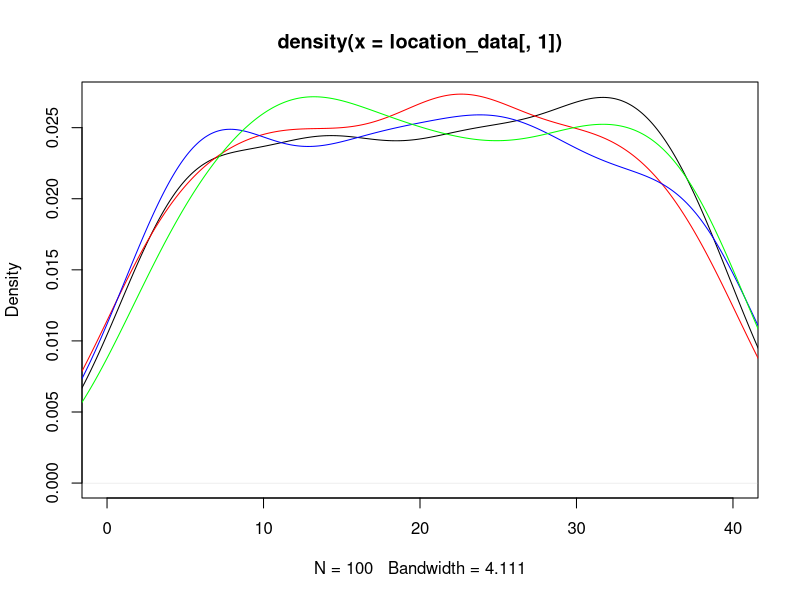
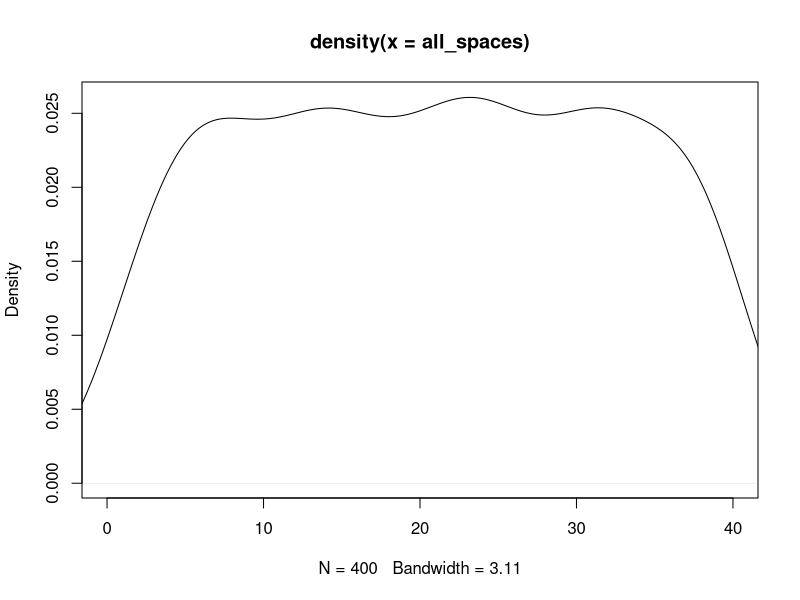
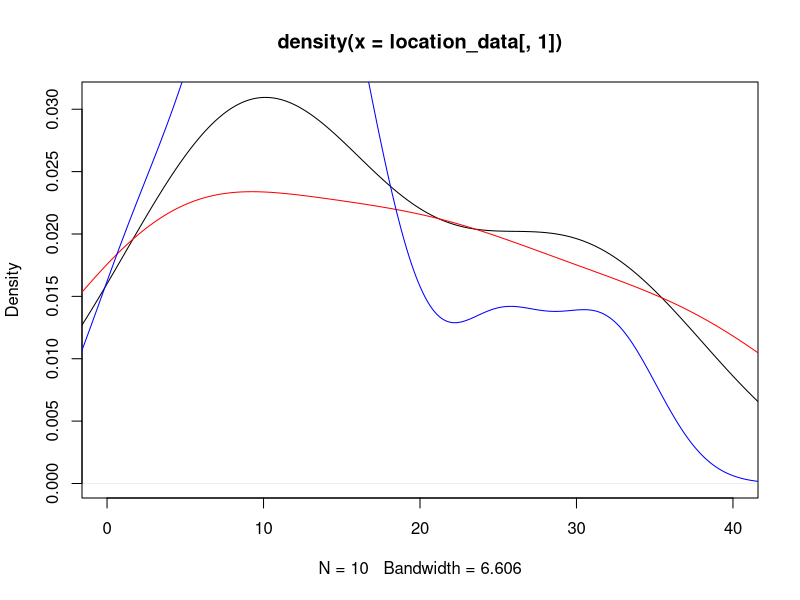
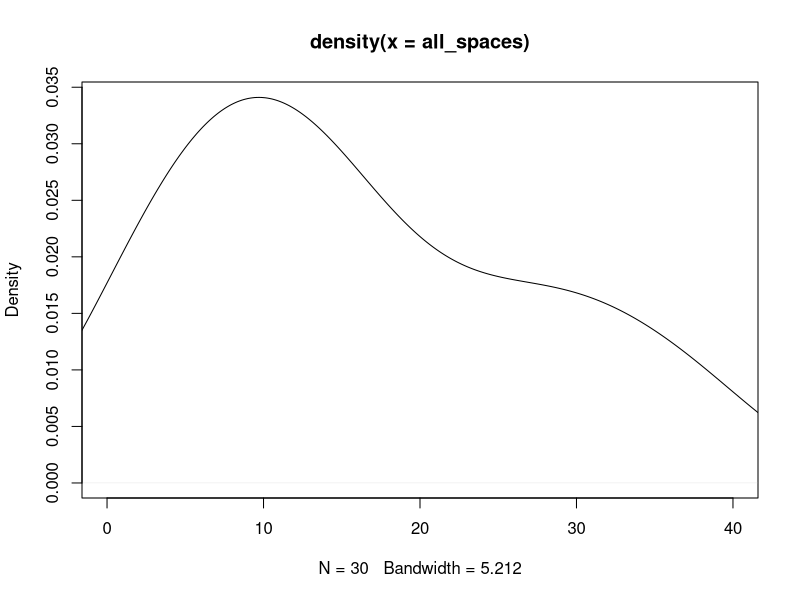

Generate these figures, in order, with R: (Note: this script raises an error after producing the figures.)
## ---- chunk 1
knitr::opts_chunk$set(echo = TRUE)
## ---- chunk 2
#libraries
library(dplyr)
library(ggplot2)
## ---- chunk 3
#Kayleigh
##LET'S GET MOVING

monopolyBoard <- read.csv("MonopolyBoard.csv", header = T)
monopolyBoard

# Using dice rolls to determine where a player will land on the board
#input: "location"; a number 1-40; where the player is on the board
#output: the amount of spaces the player will move until they are on their new location

#note that this is only accounting for standard dice rolls, no special rules yet...

lets_move = function(location) {
  dice_roll_1 <- sample(1:6, 1, replace = TRUE)
  dice_roll_2 <- sample(1:6, 1, replace = TRUE)
  
  roll_total <- sum(dice_roll_1, dice_roll_2)
  roll_double <- dice_roll_1 == dice_roll_2
  
    location = location + roll_total
    
  if (location <= 40) {
    location = location
  } else {
    location = location - 40
  }
  
  space = monopolyBoard$name[monopolyBoard$spaces == location]
  
  print("You're moving forward...")
  print(roll_total)
  
  print("You're on space...")
  print(location)
  
  #print(space) #This prints out the name of the space that they land on. 
}

#testers
lets_move(1)
lets_move(25)
lets_move(38)
lets_move(40)



#A function to move players around the board and to play Monopoly!
#input: "turns"; the amount of turns we should take
#output: a player's new location on the board

lets_play = function(turns) {
  location = 1
  print("Starting Location: GO!")
  for (i in 1:turns) {
    location = lets_move(location)
  }
  print("You've landed on...")
  return(location)
}



lets_play(10) #tester #in this example if you look at a reference monopoly board and "walk" your way around the board with each move being the number in each output, you'll land on the space on the board corresponding to the final output (when counting "GO" as 1 and/or 40) 

#testers 
#"lets_move" and "lets_play" have both been edited to print out phrases for each roll and move to make it easier to determine how the player is moving. 
#"You're moving forward..." gives the player's roll
#"You're on space..." is the players position after 1 turn/"lets_move"
  # Later try to switch this print statement to the name of the spot that the player is on 
#"You've landed on..." gives the final location after running "lets_play" for "x" turns.
  # Later try to switch this print statement to the name of the spot that the player is on 

lets_play(3)
lets_play(10)

## ---- chunk 4
##DOUBLE DOWN

##WORK IN PROGRESS

#A function using dice rolls to determine how many spaces a player will move with the additional rules for "doubles" in Monopoly
#input: "location"; a number 1-40 where the player is on the board
#outut: the number of spaces the player will move on the board, with the special case of rolling three "doubles" and landing in jail
double_down = function(location) {
  dice_roll_1 <- sample(1:6, 1, replace = TRUE)
  dice_roll_2 <- sample(1:6, 1, replace = TRUE)
  
  roll_total <- sum(dice_roll_1, dice_roll_2)
  roll_double <- dice_roll_1 == dice_roll_2
  
  print("roll was")
  print(roll_total)
    
  if (roll_double) {
    
    dice_roll_3 <- sample(1:6, 1, replace = TRUE)
    dice_roll_4 <- sample(1:6, 1, replace = TRUE)
    
    roll_total_2 <- sum(dice_roll_3, dice_roll_4)
    roll_double_2 <- dice_roll_3 == dice_roll_4
    
    print("roll double was")
    print(roll_total_2)

    
    if (roll_double_2) {
      dice_roll_5 <- sample(1:6, 1, replace = TRUE)
      dice_roll_6 <- sample(1:6, 1, replace = TRUE)
      
      roll_total_3 <- sum(dice_roll_5, dice_roll_6)
      roll_double_3 <- dice_roll_5 == dice_roll_6
      
      print("roll double was")
      print(roll_total_3)
      
      if (roll_double_3) {
        location = 11 #Jail
        print("doubles, doubles, doubles")
        print("You're going to JAIL!")
        
      } else {
        location = location + roll_total + roll_total_2 + roll_total_3
        print("doubles, doubles, not doubles")
        print("You're moving forward...")
        print(roll_total + roll_total_2 + roll_total_3)
      }
    } else {
      location = location + roll_total + roll_total_2
      print("doubles, not doubles")
      print("You're moving forward...")
      print(roll_total+roll_total_2)
    }
  } else {
    location = location + roll_total
    print("no doubles")
    print("You're moving forward...")
    print(roll_total)
  }

    
  if (location <= 40) {
    location = location
  } else {
    location = location - 40
  }

  
  print("You're on space...")
  print(location)
}

double_down(1)
#text out in the function is kinda funky right but it's just to make sure its working right
#In final version switch all dice rolls to sample(1:6,...)

## ---- chunk 5
##CHANCE AND COMMUNITY CHEST CARDS
Card_Numbers <- c(1, 2, 3, 4, 5, 6, 7, 8, 9, 10, 11, 12, 13, 14, 15, 16)

Chance_Cards <- c("Advance to Boardwalk", "Advance to Go (Collect $200)", "Advance to Illinois Avenue. If you pass Go, collect $200", "Advance to St. Charles Place. If you pass Go, collect $200", "Advance to the nearest Railroad. If unowned, you may buy it from the Bank. If owned, pay owner twice the rental to which they are otherwise entitled", "Advance to the nearest Railroad. If unowned, you may buy it from the Bank. If owned, pay owner twice the rental to which they are otherwise entitled", "Advance token to nearest Utility. If unowned, you may buy it from the Bank. If owned, throw dice and pay owner a total ten times amount thrown", "Bank pays you dividend of $50", "Get Out of Jail Free", "Go Back 3 Spaces", "Go to Jail. Go directly to Jail, do not pass Go, do not collect $200", "Make general repairs on all your property. For each house pay $25. For each hotel pay $100", "Speeding fine $15", "Take a trip to Reading Railroad. If you pass Go, collect $200", "You have been elected Chairman of the Board. Pay each player $50", "Your building loan matures. Collect $150")

Chance <- data.frame(Chance_Cards, Card_Numbers)
Chance
##Chance cards to move a player to a new space:
  #1 -> Advance to Boardwalk (space 40)
  #2 -> Advance to Go (space 1)
  #3 -> Advance to Illinois Avenue (space 25)
  #4 -> Advance to St. Charles Place (space 12)
  #5 -> Advance to nearest Railroad (space(s) 6, 16, 26, 36)
  #6 -> Advance to nearest Railraod (space(s) 6, 16, 26, 36)
  #7 -> Advance to nearest Utility (space(s) 13, 29)
  #11 -> Go to Jail (space 11)
  #14 -> Take a trip to Reading Railroad (space 6)

Community_Chest_Cards <- c("Advance to Go (Collect $200)", "Bank error in your favor. Collect $200", "Doctor’s fee. Pay $50", "From sale of stock you get $50", "Get Out of Jail Free", "Go to Jail. Go directly to jail, do not pass Go, do not collect $200", "Holiday fund matures. Receive $100", "Income tax refund. Collect $20", "It is your birthday. Collect $10 from every player", "Life insurance matures. Collect $100", "Pay hospital fees of $100", "Pay school fees of $50", "Receive $25 consultancy fee", "You are assessed for street repair. $40 per house. $115 per hotel", "You have won second prize in a beauty contest. Collect $10", "You inherit $100")

Community_Chest <- data.frame(Community_Chest_Cards, Card_Numbers)
Community_Chest

##Community Chest Cards that move a player to a new space:
  #1 -> Advance to GO (space 1)
  #5 -> Go to Jail (space 11)

## ---- chunk 6
# heidi

#the function "who_goes_first" simulates the initial roll before the game begins in order to determine which player goes first
# input is a number of how many players are going to be playing
# output is the value of each players roll and the player that will start the game based on who had the highest roll
who_goes_first <- function(num_players){
  initial_rolls <- c()
  for (i in 1:num_players) {
    player_i_roll <- sum(sample(1:6, 2, replace=TRUE))
    initial_rolls <- c(initial_rolls, player_i_roll) # vector of every player's roll
    print(paste("Player", i, "rolled", player_i_roll))
  }
  cat("\n")
  if(sum(initial_rolls == max(initial_rolls)) >= 2){
    while (sum(initial_rolls == max(initial_rolls)) >= 2) { # if players tied for highest number
      tied_players <- which(initial_rolls==max(initial_rolls)) # identify which players tied
      print("It's a tie! Roll again")
      cat("\n")
      tie_breaker_rolls <- c()
      for (i in tied_players) { # tied players roll again
       player_i_roll2 <- sum(sample(1:6, 2, replace=TRUE))
       tie_breaker_rolls <- c(tie_breaker_rolls, player_i_roll2)
       print(paste("Player", i, "rolled", player_i_roll2))
      }
      initial_rolls <- tie_breaker_rolls
      highest_roll <- max(tie_breaker_rolls)
      highest_player2 <- tied_players[which(tie_breaker_rolls == highest_roll)]
    }
    cat("\n")
    print(paste("Player", highest_player2, "goes first!"))
  }
  else {
    highest_player <- which.max(initial_rolls) # who rolled the highest number
    print(paste("Player", highest_player, "goes first!"))
  }
}

who_goes_first(4) # test function

## ---- chunk 7
# Olivia
# Website for data: https://stat-jet-asu.github.io/Datasets/InstructorDescriptions/monopoly.html

monopolyBoard <- read.csv("MonopolyBoard.csv", header = T)
head(monopolyBoard)

# This section is for question number 2

# Kayleigh's lets_play function from above incorporating players and density plots
# uses lets_move function from above
# input: turns, # of turns to iterate through; players, number of players (2-4)
# output: density plot with a line for each player's frequency of spaces landed on 
# & density plot for the combined frequency of spaces landed on for all players

lets_play = function(turns, players) {
  location_data <- as.data.frame(matrix(nrow = turns, ncol = players))
  
for (j in 1:players) {
  location = 1
  
  for (i in 1:turns) {
    
    location = lets_move(location)
    location_data[i,j] <- location
    }
  }
  
  # creates density plot of frequency of landing on each space for each player
  plot(density(location_data[,1]), xlim = c(0,40), col = "black")
  
  colors <- c("red", "blue", "green")
  
  for (k in 2:players) {
  lines(density(location_data[,k]), col = colors[k-1]) # adds a density line for each player after the first
  }
  
  # creates density plot for total frequency landing on each space (all players spaces included)
  all_spaces <- as.vector(as.matrix(location_data))
  plot(density(all_spaces), xlim = c(0,40), col = "black")
}
lets_play(100, 4)

## ---- chunk 8
who_goes_first2 <- function(num_players){
  initial_rolls <- c()
  for (i in 1:num_players) {
    player_i_roll <- sum(sample(1:6, 2, replace=TRUE))
    initial_rolls <- c(initial_rolls, player_i_roll) # vector of every player's roll
#    print(paste("Player", i, "rolled", player_i_roll))
  }
  cat("\n")
  if(sum(initial_rolls == max(initial_rolls)) >= 2){
    while (sum(initial_rolls == max(initial_rolls)) >= 2) { # if players tied for highest number
      tied_players <- which(initial_rolls==max(initial_rolls)) # identify which players tied
#      print("It's a tie! Roll again")
#      cat("\n")
      tie_breaker_rolls <- c()
      for (i in tied_players) { # tied players roll again
       player_i_roll2 <- sum(sample(1:6, 2, replace=TRUE))
       tie_breaker_rolls <- c(tie_breaker_rolls, player_i_roll2)
#       print(paste("Player", i, "rolled", player_i_roll2))
      }
      initial_rolls <- tie_breaker_rolls
      highest_roll <- max(tie_breaker_rolls)
      highest_player2 <- tied_players[which(tie_breaker_rolls == highest_roll)]
    }
#    cat("\n")
#    print(paste("Player", highest_player2, "goes first!"))
  }
  else {
    highest_player <- which.max(initial_rolls) # who rolled the highest number
#    print(paste("Player", highest_player, "goes first!"))
#    return(highest_player)
  
    
  # creating player order
  player_order <- length(num_players)
  player_order[1] <- as.integer(highest_player)

 for (j in 2:num_players) {
    
  player_order[j] <- as.integer(player_order[j-1] + 1)
  if (player_order[j] > num_players) {
    player_order[j] <- 1
  }
 }
  print(player_order)
  }
  
  playerlist <- (list(highest_player, player_order))
  return(playerlist)
}

#who_goes_first2(4)

## ---- chunk 9
# Question number 3 -- including jail and double rolls

lets_move2 = function(location) {
  dice_roll_1 <- sample(1:6, 1, replace = TRUE)
  dice_roll_2 <- sample(1:6, 1, replace = TRUE)
  
  roll_total <- sum(dice_roll_1, dice_roll_2)
  roll_double <- dice_roll_1 == dice_roll_2
  
    location = location + roll_total # updates location to be previous location + roll total
    double3 = "false" # double3 is assigned "true" if the player double rolls 3x (as seen in if statement below), otherwise it is assigned "false" 
    
  # first double roll -> roll again
  if (roll_double == TRUE) {
    dice_roll_3 <- sample(1:6, 1, replace = TRUE)
    dice_roll_4 <- sample(1:6, 1, replace = TRUE)
    
    roll_total2 <- sum(dice_roll_3, dice_roll_4)
    roll_double2 <- dice_roll_3 == dice_roll_4
    
    location = location + roll_total2
    double3 = "false"
    
    # if player is at a location past 40, subtract 40 so they go back to the GO space at location "41"
    # this is included in each if statement below so that it applies if player has to roll again
    if (location <= 40) {
      location = location
    } else {
      location = location - 40
    }
     
      # second double roll -> roll again
      if (roll_double2 == TRUE) {
        dice_roll_5 <- sample(1:6, 1, replace = TRUE)
        dice_roll_6 <- sample(1:6, 1, replace = TRUE)
    
        roll_total3 <- sum(dice_roll_5, dice_roll_6)
        roll_double3 <- dice_roll_5 == dice_roll_6
    
        location = location + roll_total3
        double3 = "false"
        
        if (location <= 40) {
          location = location
        } else {
          location = location - 40
        }
        
        # third double roll -> go to jail
          if (roll_double3 == TRUE) {
            location = monopolyBoard$spaces[monopolyBoard$name == "Jail"]
            double3 = "true"
          }
      }
  }  
    
  if (location <= 40) {
    location = location
  } else {
    location = location - 40
  }
  
  listdata <- (list(location, double3)) # creates list for outputs "location" and "double3"
  # if you need to access location from this function, use lets_move2(location)[[1]]
  # if you need to access double3, use lets_move2(double3)[[2]]
  return(listdata)
  
}


# lets_play2 is currently set up to have each player go thru all their turns and then move onto the next player
# probably need to fix this for question 5

## ---- chunk 10

lets_play2 = function(turns, players) {
  
  
  location_data <- as.data.frame(matrix(nrow = turns, ncol = players)) # dataframe will keep data for locations of players for each turn
  double3data <- as.data.frame(matrix(nrow = turns, ncol = players)) # dataframe will say "true" if player double rolled 3x (which lands them in jail) and "false" if they didn't double roll 3x
  
    # puts players in order
    colnames(location_data) <- who_goes_first2(players)[[2]]
  
    location = 1 # each player starts at location 1
    location_data[1,] <- location
    double3 = 0 # initializing "double3" which will be later assigned a "true" or "false" based on if player double rolled 3x
  
    for (i in 2:turns) { # iterates through number of turns
      
        for (j in 1:players) { # rotates through each player
          
        location = lets_move2(location_data[i-1,j])[[1]] # takes location from lets_move2 function and assigns it to location
        location_data[i,j] <- as.integer(location) # puts location value into the dataframe of locations for each player
        double3data[i,j] <- lets_move2(double3)[[2]] # takes "true" or "false" value from double3 and adds it to double3data dataframe
        
      # deals with landing in jail from "go to jail" space and staying there for next 3 turns
      if (31 %in% location_data[i-1,j]) { # if you landed on 31 in the last turn (i-1 turn), you go to jail (space 11) for the ith turn
        location <- 11
        location_data[i,j] <- as.integer(location) # new location is 11
      } else if (11 %in% location_data[i-1,j] & 31 %in% location_data[i-2,j]) { # if you were on space 11 last turn AND you were on space 31 2 turns ago, you stay in jail (space 11) for turn i
        location <- 11
        location_data[i,j] <- as.integer(location)  
      } else if (11 %in% location_data[i-2,j] & 31 %in% location_data[i-3,j]) {
        location <- 11
        location_data[i,j] <- as.integer(location)
      }
        
      # landing in jail from 3x double roll and staying there for next 3 turns
      if (11 %in% location_data[i,j] & "true" %in% double3data[i-1,j]) { # if player's location is 11 (jail) and double3data is"true" (player double rolled 3x), player stays in jail. all 3 if/else if statements keep player in jail for the next 3 turns
        location <- 11
        location_data[i,j] <- as.integer(location)
      } else if (11 %in% location_data[i-1,j] & "true" %in% double3data[i-2,j]) { # 
        location <- 11
        location_data[i,j] <- as.integer(location)
      } else if (11 %in% location_data[i-2,j] & "true" %in% double3data[i-3,j]) {
        location <- 11
        location_data[i,j] <- as.integer(location)
      }
        
    }
  }
  print(location_data)
  
  # creates density plot of frequency of landing on each space for each player
  plot(density(location_data[,1]), xlim = c(0,40), col = "black")
  
  colors <- c("red", "blue", "green")
  
  for (k in 2:players) {
    lines(density(location_data[,k]), col = colors[k-1]) # adds a density line for each player after the first
  }
  
  # creates density plot for total frequency landing on each space (all players spaces included)
  all_spaces <- as.vector(as.matrix(location_data))
  plot(density(all_spaces), xlim = c(0,40), col = "black")
  
}
 
lets_play2(10, 3)

location_data

# how should we go about recording spaces landed on when double rolls occur?

## ---- chunk 11

# Figure out how to have players pay and recieve money from landing on chance and community chest spaces


## ---- chunk 12
#4 - Kayleigh and Maddie 
#Chance - spaces 8, 23, 37
#Community Chest - spaces 3, 18, 34
Chance

Drawing_Chance = function(location) {
  location = location
  draw_card <- sample(1:16, 1, replace = TRUE)
  player_card <- Chance$Chance_Cards[draw_card]
  print(player_card)

  
      if(draw_card == 1) {
        location = 1
      }
      
      if(draw_card == 2) {
        location = 1
      }
      
      if(draw_card == 3) {
        location = 25
      }
  
      if(draw_card == 4){
        location = 12
      }
    
      if(draw_card == 5){
        if(location >= 37 && location <= 5){
              location = 6
            } else {
              if (location >= 6 && location <= 15){
                location = 16
              } else {
                if(location >= 16 && location <= 25){
                  location = 26
                } else {
                  location = 36
                }
              }
            }
    }
  
    if(draw_card == 6){
        if(location >= 37 && location <= 5){
              location = 6
            } else {
              if (location >= 6 && location <= 15){
                location = 16
              } else {
                if(location >= 16 && location <= 25){
                  location = 26
                } else {
                  location = 36
                }
              }
            }
    }
  
    if(draw_card == 7){
        if(location >= 29 && location <= 12){
              location = 13
            } else {
              location = 29
    }
  }
  
    if(draw_card == 11) {
      location = 11
    }
  
    if(draw_card == 14) {
      location = 6
    }
  
    if(draw_card == 10) {
      location = location - 3
    }
  
    location = location
    return(location)
}

Drawing_Chance(8)
Drawing_Chance(23)
Drawing_Chance(37)

Drawing_Community_Chest = function(location) {
  location = location
  draw_card_chest <- sample(1:16, 1, replace = TRUE)
  player_card_chest <- Community_Chest$Community_Chest_Cards[draw_card_chest]
  print(player_card_chest)
  print(location)
  
  if (draw_card_chest == 1) {
    location = 1
  } else {
    if (draw_card_chest == 6) {
    location = 11
    } else {
      location = location
    }
  
  }
  
  location = location 
  return(location)
}

Drawing_Community_Chest(3)
Drawing_Community_Chest(18)
Drawing_Community_Chest(34)

lets_move3 = function(location) {
  dice_roll_1 <- sample(1:6, 1, replace = TRUE)
  dice_roll_2 <- sample(1:6, 1, replace = TRUE)
  
  roll_total <- sum(dice_roll_1, dice_roll_2)
  roll_double <- dice_roll_1 == dice_roll_2
  
    location = location + roll_total
    double3 = "false"
  
  print("your roll total is...")
  print(roll_total)

  if (location <= 40) {
      location = location
  } else {
      location = location - 40
  }
   
  print("your location is...")
  print(location)
  
  if(location == 8 || location == 23 || location == 27) {
    location = Drawing_Chance(location)
    print("your location is...")
    print(location)
  }
  
  if(location == 3 || location == 18 || location == 34) {
    location = Drawing_Community_Chest(location)
    print("your location is...")
    print(location)
  }
    
  # first double roll -> roll again
  if (roll_double == TRUE) {
    dice_roll_3 <- sample(1:6, 1, replace = TRUE)
    dice_roll_4 <- sample(1:6, 1, replace = TRUE)
    
    roll_total2 <- sum(dice_roll_3, dice_roll_4)
    roll_double2 <- dice_roll_3 == dice_roll_4
    
    location = location + roll_total2
    double3 = "false"
    print("1 double")
    
    if (location <= 40) {
      location = location
    } else {
      location = location - 40
    }
    
    
    if(location == 8 || location == 23 || location == 27) {
    location = Drawing_Chance(location)
    }
  
  if(location == 3 || location == 18 || location == 34) {
    location = Drawing_Community_Chest(location)
    }
     
      # second double roll -> roll again
      if (roll_double2 == TRUE) {
        dice_roll_5 <- sample(1:6, 1, replace = TRUE)
        dice_roll_6 <- sample(1:6, 1, replace = TRUE)
    
        roll_total3 <- sum(dice_roll_5, dice_roll_6)
        roll_double3 <- dice_roll_5 == dice_roll_6
    
        location = location + roll_total3
        double3 = "false"
        print("2 doubles")
        
        if (location <= 40) {
          location = location
        } else {
          location = location - 40
        }
        
        if(location == 8 || location == 23 || location == 27) {
          location = Drawing_Chance(location)
        }
  
        if(location == 3 || location == 18 || location == 34) {
          location = Drawing_Community_Chest(location)
         
        }
        
        # third double roll -> go to jail
          if (roll_double3 == TRUE) {
            location = monopolyBoard$spaces[monopolyBoard$name == "Jail"]
            double3 = "true"
            print("three doubles")
          }
      }
  }  
   
  location = location 
  
  print("your location is...")
  print(location)
  listdata <- (list(location, double3))
  return(listdata)
  
}

lets_move3(1)

lets_play3 = function(turns, players) {
  
  location_data <- as.data.frame(matrix(nrow = turns, ncol = players))
  double3data <- as.data.frame(matrix(nrow = turns, ncol = players))
  
  for (j in 1:players) {
    location = 1
    double3 = 0
  
    for (i in 1:turns) {
      
        location = lets_move2(location)[[1]]
        location_data[i,j] <- as.integer(location)
        double3data[i,j] <- lets_move3(double3)[[2]]
        
      # deals with landing in jail from "go to jail" space and staying there for next 3 turns
      if (31 %in% location_data[i-1,j]) { # if you land on 31 (go to jail), next location is in jail (space 11)
        location <- 11
        location_data[i,j] <- as.integer(location)
      } else if (11 %in% location_data[i-1,j] & 31 %in% location_data[i-2,j]) {
        location <- 11
        location_data[i,j] <- as.integer(location)
      } else if (11 %in% location_data[i-2,j] & 31 %in% location_data[i-3,j]) {
        location <- 11
        location_data[i,j] <- as.integer(location)
      }
        
      # landing in jail from 3x double roll and staying there for next 3 turns
      if (11 %in% location_data[i,j] & "true" %in% double3data[i-1,j]) { # "true" means player double rolled 3x -> jail
        location <- 11
        location_data[i,j] <- as.integer(location)
      } else if (11 %in% location_data[i-1,j] & "true" %in% double3data[i-2,j]) { # 
        location <- 11
        location_data[i,j] <- as.integer(location)
      } else if (11 %in% location_data[i-2,j] & "true" %in% double3data[i-3,j]) {
        location <- 11
        location_data[i,j] <- as.integer(location)
      }
        
    }
  }
  #print(location_data)
  
  # creates density plot of frequency of landing on each space for each player
  plot(density(location_data[,1]), xlim = c(0,40), col = "black")
  plot(location_data[,1], xlim= c(0,40), col="black", type="h", xlab="Spaces", ylab="Frequency", main="Frequency of Landing on Each Space for Each Player")
  
  colors <- c("red", "blue", "green")
  
  for (k in 2:players) {
    lines(density(location_data[,k]), col = colors[k-1]) # adds a density line for each player after the first
  }
  
  # creates density plot for total frequency landing on each space (all players spaces included)
  all_spaces <- as.vector(as.matrix(location_data))
  plot(density(all_spaces), xlim = c(0,40), col = "black")
  
}
## ---- chunk 13

#use lets_move2 for freq plot

 
## ---- chunk 14
#hello
dice_roll <- sum(sample(1:6, 2, replace = TRUE))
dice_roll

#Need to figure out how to exchange money between players
Chance_Money <- function(Player_Bank){
  Player_Bank = Player_Bank
  draw_card <- sample(1:16, 1, replace = TRUE)
  player_card <- Chance$Chance_Cards[draw_card]
  print(player_card)
  
  if(draw_card == 2){
    Player_Bank = Player_Bank + 200
  }
  #Advance to Illinois Ave. If you pass Go collect $200
  if(draw_card == 3){
    if(location > 25 && location <= 40){
      Player_Bank = Player_Bank + 200
    }else{
      Player_Bank = Player_Bank
    }
  }
  
  #Advance to St. Charles Place. If you pass Go, collect $200
  
  
  if(draw_card == 8){
    Player_Bank = Player_Bank + 50
  }
  
  if(draw_card == 12){
    if(properties == 5){
      Player_Bank = Player_Bank - 125
    }
    if(properties == 6){
      Player_Bank = Player_Bank - 150
    }
  }
  
  if(draw_card == 13){
    Player_Bank = Player_Bank - 15
  }
  
  if(draw_card == 16){
    Player_Bank = Player_Bank + 150
  }
}

#Need to figure out how to exchange money between players
Community_Chest_Money <- function(Player_Bank){
  Player_Bank = Player_Bank
  draw_card <- sample(1:16, 1, replace = TRUE)
  player_card <- Community_Chest$Community_Chest_Cards[draw_card]
  print(player_card)
  
  if(draw_card == 1){
    Player_Bank = Player_Bank + 200
  }
  
  if(draw_card == 2){
    Player_Bank = Player_Bank + 200
  }
  
  if(draw_card == 3){
    Player_Bank = Player_Bank - 50
  }
  
  if(draw_card == 4){
    Player_Bank = Player_Bank + 50
  }
  
  if(draw_card == 7){
    Player_Bank = Player_Bank + 100
  }
  
  if(draw_card == 8){
    Player_Bank = Player_Bank + 20
  }
  
  if(draw_card == 10){
    Player_Bank = Player_Bank + 100
  }
  
  if(draw_card == 11){
    Player_Bank = Player_Bank - 100
  }
  
  if(draw_card == 12){
    Player_Bank = Player_Bank - 50
  }
  
  if(draw_card == 13){
    Player_Bank = Player_Bank + 25
  }
  
  if(draw_card == 15){
    Player_Bank = Player_Bank + 10
  }
  
  if(draw_card == 16){
    Player_Bank = Player_Bank + 100
  }
}

Chance
Community_Chest
## ---- chunk 15
Players <- c("Player 1", "Player 2", "Player 3", "Player 4")
Player_Bank <- c("1250", "1250", "1250", "1250")

The_Players <- data.frame(Players, Player_Bank)
The_Players

monopolyBoard

Property <- c("Mediterranean", "Baltic", "Reading Railroad", "Oriental", "Vermot", "Connecticut", "St. Charles", "Electric Company", "States", "Virginia", "Pennsylvania Railroad", "St. James", "Tennessee", "New York", "Kentucky", "Indiana", "Illinios", "B&O Railroad", "Atlantic", "Ventnor", "Water Works", "Marvin Gardens", "Pacific", "N. Carolina", "Pennsylvania", "Short Line Railroad", "Park Place", "Boardwalk")
Property_Status <- c("Unowned", "Unowned", "Unowned", "Unowned", "Unowned", "Unowned", "Unowned", "Unowned", "Unowned", "Unowned", "Unowned", "Unowned", "Unowned", "Unowned", "Unowned", "Unowned", "Unowned", "Unowned", "Unowned", "Unowned", "Unowned", "Unowned", "Unowned", "Unowned", "Unowned", "Unowned", "Unowned", "Unowned")

The_Properties <- data.frame(Property, Property_Status)
The_Properties

## ---- chunk 16
library(tidyverse)
assigning_properties <- function( ){
  smpl <- sample(1:28, 28, replace = FALSE)
  smpl
  property_order <- data.frame(smpl)
  property_order
}

Owned_Spaces <- sample(1:28, 28, replace = FALSE)
Owned_Spaces
Players <- c("Player 1", "Player 2", "Player 3", "Player 4")
Player_Bank <- c("1250", "1250", "1250", "1250")

The_Players <- data.frame(Players, Player_Bank)
The_Players

The_Players_Owned <- data.frame(Players, Owned_Spaces)
The_Players_Owned <- The_Players_Owned %>% pivot_wider(names_from = Players, values_from = Owned_Spaces)

The_Players_Owned[[1]]
The_Players_Owned[[2]]
The_Players_Owned[[3]]
## ---- chunk 17
Players <- c("Player 1", "Player 2", "Player 3", "Player 4")
Player_Bank <- c(1250, 1250, 1250, 1250)
The_Players <- data.frame(Players, Player_Bank)

Property <- c("Mediterranean", "Baltic", "Reading Railroad", "Oriental", "Vermot", "Connecticut", "St. Charles", "Electric Company", "States", "Virginia", "Pennsylvania Railroad", "St. James", "Tennessee", "New York", "Kentucky", "Indiana", "Illinios", "B&O Railroad", "Atlantic", "Ventnor", "Water Works", "Marvin Gardens", "Pacific", "N. Carolina", "Pennsylvania", "Short Line Railroad", "Park Place", "Boardwalk")
Owned_By_Player <- sample(1:4, 28, replace = TRUE)
Space <- c(2, 4, 6, 7, 9, 10, 12, 13, 14, 15, 16, 17, 19, 20, 22, 24, 25, 26, 27, 28, 29, 30, 32, 33, 35, 36, 38, 40)
Property_Statuses <- data.frame(Property, Space, Owned_By_Player)
Property_Statuses


Updating_Player_Bank <- function(location, j) {
  if(location == 2 || location == 4 || location == 6 || location == 7 || location == 9 || location == 10 || location == 12 || location == 13 || location == 14 || location == 15 || location == 16 || location == 17 || location == 19 || location == 20 || location == 22 || location == 24 || location == 25 || location == 26 || location == 27 || location == 28 || location == 29 || location == 30 || location == 32 || location == 33 || location == 35 || location == 36 || location == 38 || location == 40){
    
    location = location
    spot <- which(Property_Statuses$Space == location)
    cost <- which(monopolyBoard$spaces == location)
    owned_by_player <- Property_Statuses$Owned_By_Player[spot]
    
    The_Players$Player_Bank[owned_by_player] <- The_Players$Player_Bank[owned_by_player] + monopolyBoard$cost[cost]
    
    The_Players$Player_Bank[j] <- The_Players$Player_Bank[j] - monopolyBoard$cost[cost]
    
    The_Players
  }
}

Updating_Player_Bank(2, 3)

lets_move3 = function(location) {
  dice_roll_1 <- sample(1:6, 1, replace = TRUE)
  dice_roll_2 <- sample(1:6, 1, replace = TRUE)
  
  roll_total <- sum(dice_roll_1, dice_roll_2)
  roll_double <- dice_roll_1 == dice_roll_2
  
    location = location + roll_total
    double3 = "false"


  if (location <= 40) {
      location = location
  } else {
      location = location - 40
  }

  if(location == 8 || location == 23 || location == 27) {
    location = Drawing_Chance(location)

  }
  
  if(location == 3 || location == 18 || location == 34) {
    location = Drawing_Community_Chest(location)

  }

Updating_Player_Bank(location, j)

  # first double roll -> roll again
  if (roll_double == TRUE) {
    dice_roll_3 <- sample(1:6, 1, replace = TRUE)
    dice_roll_4 <- sample(1:6, 1, replace = TRUE)
    
    roll_total2 <- sum(dice_roll_3, dice_roll_4)
    roll_double2 <- dice_roll_3 == dice_roll_4
    
    location = location + roll_total2
    double3 = "false"

    
    if (location <= 40) {
      location = location
    } else {
      location = location - 40
    }
    
    
    if(location == 8 || location == 23 || location == 27) {
    location = Drawing_Chance(location)
    }
  
  if(location == 3 || location == 18 || location == 34) {
    location = Drawing_Community_Chest(location)
    }
    
    Updating_Player_Bank(location, j)
    
      # second double roll -> roll again
      if (roll_double2 == TRUE) {
        dice_roll_5 <- sample(1:6, 1, replace = TRUE)
        dice_roll_6 <- sample(1:6, 1, replace = TRUE)
    
        roll_total3 <- sum(dice_roll_5, dice_roll_6)
        roll_double3 <- dice_roll_5 == dice_roll_6
    
        location = location + roll_total3
        double3 = "false"
        
        if (location <= 40) {
          location = location
        } else {
          location = location - 40
        }
        
        if(location == 8 || location == 23 || location == 27) {
          location = Drawing_Chance(location)
        }
  
        if(location == 3 || location == 18 || location == 34) {
          location = Drawing_Community_Chest(location)
         
        }
        
        Updating_Player_Bank(location, j)
        
        # third double roll -> go to jail
          if (roll_double3 == TRUE) {
            location = monopolyBoard$spaces[monopolyBoard$name == "Jail"]
            double3 = "true"
          }
      }
  }  
   
  location = location 
}

lets_move3(2)


lets_play4 = function(turns, players) {
  
  location_data <- as.data.frame(matrix(nrow = turns, ncol = players))
  double3data <- as.data.frame(matrix(nrow = turns, ncol = players))
  players_banks <- as.data.frame(matrix(nrow = turns, ncol = players))

print(Property_Statuses)

  for (j in 1:players) {
    location = 1
    double3 = 0
    
    
    for (i in 1:turns) {
        print("player")
        print(j)
        location = lets_move3(location)[[1]]
        location_data[i,j] <- as.integer(location)
        double3data[i,j] <- lets_move3(double3)[[2]]

                
      # deals with landing in jail from "go to jail" space and staying there for next 3 turns
      if (31 %in% location_data[i-1,j]) { # if you land on 31 (go to jail), next location is in jail (space 11)
        location <- 11
        location_data[i,j] <- as.integer(location)
      } else if (11 %in% location_data[i-1,j] & 31 %in% location_data[i-2,j]) {
        location <- 11
        location_data[i,j] <- as.integer(location)
      } else if (11 %in% location_data[i-2,j] & 31 %in% location_data[i-3,j]) {
        location <- 11
        location_data[i,j] <- as.integer(location)
      }
        
      # landing in jail from 3x double roll and staying there for next 3 turns
      if (11 %in% location_data[i,j] & "true" %in% double3data[i-1,j]) { # "true" means player double rolled 3x -> jail
        location <- 11
        location_data[i,j] <- as.integer(location)
      } else if (11 %in% location_data[i-1,j] & "true" %in% double3data[i-2,j]) { # 
        location <- 11
        location_data[i,j] <- as.integer(location)
      } else if (11 %in% location_data[i-2,j] & "true" %in% double3data[i-3,j]) {
        location <- 11
        location_data[i,j] <- as.integer(location)
      }
      
      
    }
  }
  
print(location_data)
return(The_Players)

}

lets_play4(1,4)
## ---- chunk 18
monopolyBoard
Players <- c("Player 1", "Player 2", "Player 3", "Player 4")
Player_Bank <- c(1250, 1250, 1250, 1250)
The_Players <- data.frame(Players, Player_Bank)

Property <- c("Mediterranean", "Baltic", "Reading Railroad", "Oriental", "Vermot", "Connecticut", "St. Charles", "Electric Company", "States", "Virginia", "Pennsylvania Railroad", "St. James", "Tennessee", "New York", "Kentucky", "Indiana", "Illinios", "B&O Railroad", "Atlantic", "Ventnor", "Water Works", "Marvin Gardens", "Pacific", "N. Carolina", "Pennsylvania", "Short Line Railroad", "Park Place", "Boardwalk")
Owned_By_Player <- sample(1:4, 28, replace = TRUE)
Space <- c(2, 4, 6, 7, 9, 10, 12, 13, 14, 15, 16, 17, 19, 20, 22, 24, 25, 26, 27, 28, 29, 30, 32, 33, 35, 36, 38, 40)
Property_Statuses <- data.frame(Property, Space, Owned_By_Player)
Property_Statuses


Updating_Player_Bank <- function(location, j) {
  if(location == 2 || location == 4 || location == 6 || location == 7 || location == 9 || location == 10 || location == 12 || location == 13 || location == 14 || location == 15 || location == 16 || location == 17 || location == 19 || location == 20 || location == 22 || location == 24 || location == 25 || location == 26 || location == 27 || location == 28 || location == 29 || location == 30 || location == 32 || location == 33 || location == 35 || location == 36 || location == 38 || location == 40){
    
    location = location
    spot <- which(Property_Statuses$Space == location)
    cost <- which(monopolyBoard$spaces == location)
    owned_by_player <- Property_Statuses$Owned_By_Player[spot]
    
    The_Players$Player_Bank[owned_by_player] <- The_Players$Player_Bank[owned_by_player] + monopolyBoard$cost[cost]
    
    The_Players$Player_Bank[j] <- The_Players$Player_Bank[j] - monopolyBoard$cost[cost]
    
    The_Players
  }
}

Updating_Player_Bank(12, 3)
